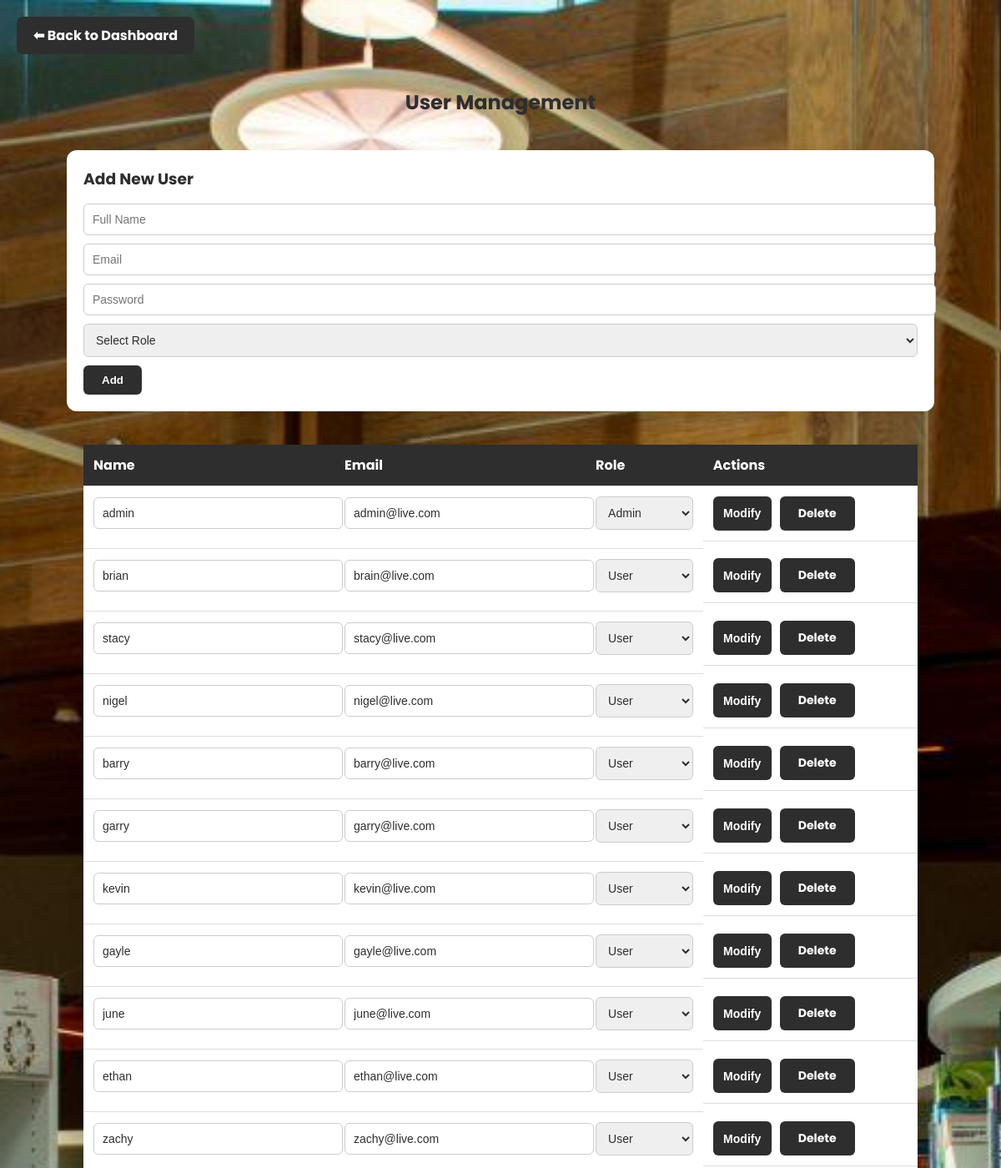
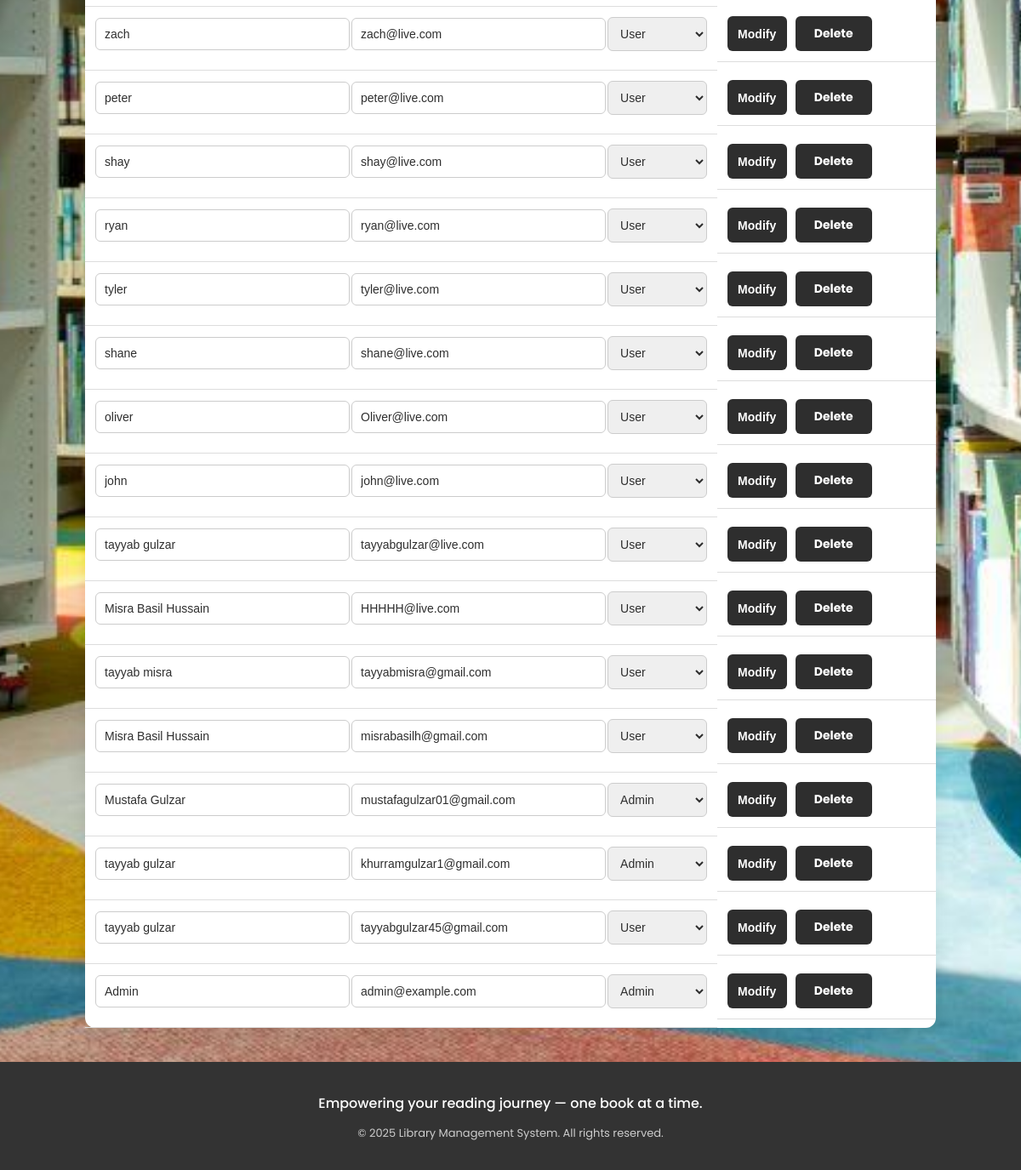
The page /user_management.php (signed in) on the database its author committed (2 pictures, top to bottom).
### tables this page shows
CREATE TABLE `users` (
  `id` int(11) NOT NULL,
  `name` varchar(100) NOT NULL,
  `email` varchar(100) NOT NULL,
  `password` varchar(255) NOT NULL,
  `role` enum('admin','user') DEFAULT 'user',
  `created_at` timestamp NOT NULL DEFAULT current_timestamp(),
  `reset_token` varchar(255) DEFAULT NULL,
  `token_expiry` datetime DEFAULT NULL
);

### user_management.php (the view, shortened to what this page needs)
<?php
require "config.php";
$stmt = $conn->query("SELECT * FROM users ORDER BY id DESC");
$users = $stmt->fetchAll(PDO::FETCH_ASSOC);
?>
<!DOCTYPE html>
<html lang="en">
<head>
</head>
<body>
  <div class="overlay">
    <a href="admin_dashboard.php" class="back-btn">⬅ Back to Dashboard</a>
    <h2>User Management</h2>
    <div class="form-box">
      <h3>Add New User</h3>
      <form method="POST">
        <input type="text" name="name" placeholder="Full Name" required>
        <input type="email" name="email" placeholder="Email" required>
        <input type="password" name="password" placeholder="Password" required>
        <select name="role" required>
          <option value="">Select Role</option>
        </select>
        <button type="submit" name="add_user">Add</button>
      </form>
    </div>
    <table>
      <thead>
        <tr>
          <th>Name</th><th>Email</th><th>Role</th><th>Actions</th>
        </tr>
      </thead>
      <tbody>
        <?php foreach ($users as $user): ?>
          <tr>
            <form method="POST">
              <td><input type="text" name="name" value="<?= htmlspecialchars($user['name']) ?>" required></td>
              <td><input type="email" name="email" value="<?= htmlspecialchars($user['email']) ?>" required></td>
              <td>
                <select name="role" required>
                  <option value="admin" <?= $user['role'] === 'admin' ? 'selected' : '' ?>>Admin</option>
                  <option value="user" <?= $user['role'] === 'user' ? 'selected' : '' ?>>User</option>
                </select>
              </td>
              <td class="action-buttons">
                <button type="submit" name="modify_user" class="modify">Modify</button>
                <a href="?delete=<?= $user['id'] ?>" class="delete" onclick="return confirm('Are you sure you want to delete this user?')">Delete</a>
              </td>
            </form>
          </tr>
        <?php endforeach; ?>
      </tbody>
    </table>
  </div>
  <footer>
    <div class="footer-content">
      <p class="footer-slogan">Empowering your reading journey — one book at a time.</p>
      <p class="footer-copy">&copy; <?= date("Y") ?> Library Management System. All rights reserved.</p>
    </div>
  </footer>
</body>
</html>

### user_management.php (style rules this page uses)
body { margin: 0; font-family: 'Poppins', sans-serif; background: url('Londonjpg.jpeg') no-repeat center center fixed; background-size: cover; color: #2E2E2E; display: flex; flex-direction: column; min-height: 100vh; }
h2 { text-align: center; color: #2E2E2E; margin-bottom: 30px; }
.form-box, table { background: white; padding: 20px; border-radius: 12px; margin: 40px auto; max-width: 1000px; box-shadow: 0 8px 20px rgba(0,0,0,0.08); color: #2E2E2E; }
.form-box h3 { margin-top: 0; margin-bottom: 15px; color: #2E2E2E; }
input, select { padding: 10px; width: 100%; margin-bottom: 10px; border: 1px solid #ccc; border-radius: 6px; font-size: 14px; color: #2E2E2E; }
button { background: #2E2E2E; color: white; border: none; padding: 10px; min-width: 70px; border-radius: 6px; cursor: pointer; font-weight: 600; text-align: center; }
table { width: 100%; border-collapse: collapse; color: #2E2E2E; }
th, td { padding: 12px; text-align: left; border-bottom: 1px solid #ddd; }
th { background: #2E2E2E; color: white; }
.action-buttons { display: flex; gap: 10px; }
.action-buttons button { padding: 10px; min-width: 70px; border-radius: 6px; font-weight: bold; font-size: 14px; }
.modify { background: #2E2E2E; }
.delete { background: #2E2E2E; color: white; text-decoration: none; padding: 10px; border-radius: 6px; font-weight: bold; font-size: 14px; display: inline-block; min-width: 70px; text-align: center; }
.back-btn { display: inline-block; margin: 20px; padding: 10px 20px; background: #2E2E2E; color: white; border-radius: 8px; text-decoration: none; font-weight: bold; }
footer { background: #333333; color: white; text-align: center; padding: 20px; margin-top: auto; }
.footer-content { max-width: 1000px; margin: 0 auto; }
.footer-slogan { font-weight: 500; margin-bottom: 5px; }
.footer-copy { font-size: 13px; color: #ccc; }

### rows shown on the page
users: name "admin", email "admin@live.com", role "Admin"
users: name "brian", email "brain@live.com", role "User"
users: name "stacy", email "stacy@live.com", role "User"
users: name "nigel", email "nigel@live.com", role "User"
users: name "barry", email "barry@live.com", role "User"
users: name "garry", email "garry@live.com", role "User"
users: name "kevin", email "kevin@live.com", role "User"
users: name "gayle", email "gayle@live.com", role "User"
users: name "june", email "june@live.com", role "User"
users: name "ethan", email "ethan@live.com", role "User"
users: name "zachy", email "zachy@live.com", role "User"
users: name "zach", email "zach@live.com", role "User"
users: name "peter", email "peter@live.com", role "User"
users: name "shay", email "shay@live.com", role "User"
users: name "ryan", email "ryan@live.com", role "User"
users: name "tyler", email "tyler@live.com", role "User"
users: name "shane", email "shane@live.com", role "User"
users: name "oliver", email "Oliver@live.com", role "User"
users: name "john", email "john@live.com", role "User"
users: name "tayyab gulzar", email "tayyabgulzar@live.com", role "User"
users: name "Misra Basil Hussain", email "HHHHH@live.com", role "User"
users: name "tayyab misra", email "tayyabmisra@gmail.com", role "User"
users: name "Misra Basil Hussain", email "misrabasilh@gmail.com", role "User"
users: name "Mustafa Gulzar", email "mustafagulzar01@gmail.com", role "Admin"
users: name "tayyab gulzar", email "khurramgulzar1@gmail.com", role "Admin"
users: name "tayyab gulzar", email "tayyabgulzar45@gmail.com", role "User"
users: name "Admin", email "admin@example.com", role "Admin"
